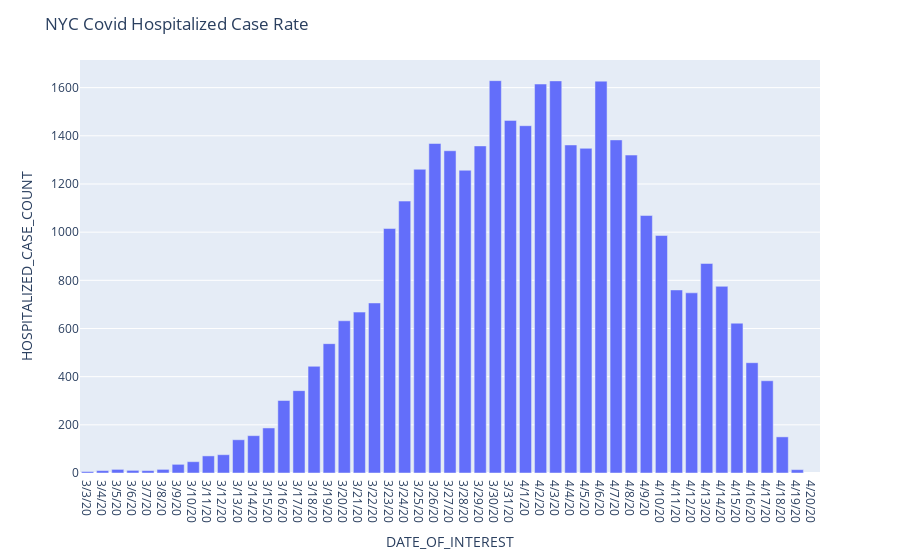

Source (notebook cell):
### Code cell
plot_rate(mod_chd,"DATE_OF_INTEREST","HOSPITALIZED_CASE_COUNT", "NYC Covid Hospitalized Case Rate")

### Figure 1 — Plotly figure (JSON) as saved in the notebook; plotly's stock layout.template omitted (floating-point values rounded to 4 significant figures)
{"data": [{"alignmentgroup": "True", "hovertemplate": "DATE_OF_INTEREST=%{x}<br>HOSPITALIZED_CASE_COUNT=%{y}<extra></extra>", "legendgroup": "", "marker": {"color": "#636efa"}, "name": "", "offsetgroup": "", "orientation": "v", "showlegend": false, "textposition": "auto", "type": "bar", "x": ["3/3/20", "3/4/20", "3/5/20", "3/6/20", "3/7/20", "3/8/20", "3/9/20", "3/10/20", "3/11/20", "3/12/20", "3/13/20", "3/14/20", "3/15/20", "3/16/20", "3/17/20", "3/18/20", "3/19/20", "3/20/20", "3/21/20", "3/22/20", "3/23/20", "3/24/20", "3/25/20", "3/26/20", "3/27/20", "3/28/20", "3/29/20", "3/30/20", "3/31/20", "4/1/20", "4/2/20", "4/3/20", "4/4/20", "4/5/20", "4/6/20", "4/7/20", "4/8/20", "4/9/20", "4/10/20", "4/11/20", "4/12/20", "4/13/20", "4/14/20", "4/15/20", "4/16/20", "4/17/20", "4/18/20", "4/19/20", "4/20/20"], "xaxis": "x", "y": [6, 10, 15, 11, 10, 15, 36, 47, 71, 76, 138, 155, 187, 301, 342, 443, 537, 632, 668, 706, 1015, 1129, 1261, 1368, 1338, 1257, 1358, 1629, 1464, 1442, 1615, 1628, 1362, 1348, 1627, 1383, 1320, 1069, 986, 760, 748, 870, 775, 622, 458, 383, 150, 14, null], "yaxis": "y"}], "layout": {"barmode": "relative", "legend": {"tracegroupgap": 0}, "margin": {"t": 60}, "title": {"text": "NYC Covid Hospitalized Case Rate"}, "xaxis": {"anchor": "y", "domain": [0, 1], "title": {"text": "DATE_OF_INTEREST"}}, "yaxis": {"anchor": "x", "domain": [0, 1], "title": {"text": "HOSPITALIZED_CASE_COUNT"}}}}
